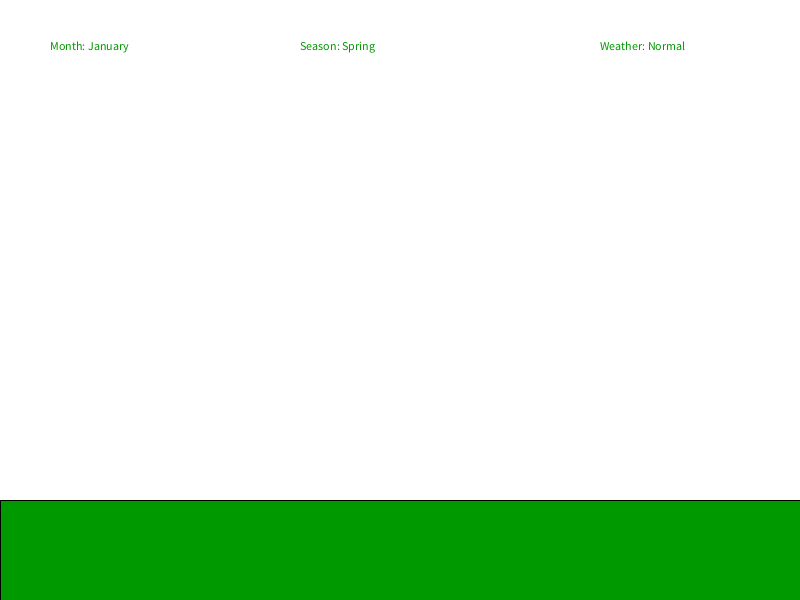
Frame 1 (no input)
Frame 60 (the mouse pressed at the canvas centre just before this capture): identical to frame 1, image omitted
Frame 120 (the mouse held since frame 60 and released just before this capture): identical to frame 1, image omitted

The Processing sketch that drew this single still picture (run headless with seeded random() and noise(); from frame 60 on, the mouse is pressed at the canvas centre):

// Processing sketch: processing_147895
// ── processing_147895.pde

//********Code last edited on 5/14/14**********
//**********REUPLOADED ON 5/17/14************

/*
void keyPressed() {
  if ( Character.isDigit( key ) ) {
    numTrees = 2 * Character.getNumericValue(key);
    if ( numTrees > 0 ) {
      redraw();
    }
  }
}
*/
/*to ensure trees are planted on the ground: 

if(mousePressed == true) {

    line(mouseX, groundLoc, mouseX, groundLoc - 50);//draw a vertical stick

}

*/

String[] months = { "January", "February", "March", "April", "May", "June", "July", "August",
"September", "October", "November", "December" };

String[] seasons = { "Spring", "Spring", "Spring", "Spring", "Summer", "Summer", "Summer", "Autumn", "Autumn",
"Autumn", "Winter", "Winter" };

String[] weather = {"Normal", "Heatwave", "Raining","Snowing" };

/*ArrayList<String> months = new ArrayList<String>();
months.add("January");//spring
months.add("February");//spring
months.add("March");//spring
months.add("April");//spring
months.add("May");//summer
months.add("June");//summer
months.add("July");//summer
months.add("August");//autumn
months.add("September");//autumn
months.add("October");//autumn
months.add("November");//winter
months.add("December");//winter*/


    
final int groundLoc = 500;// the ground lies on y = 500 for planting trees...
String treeTypeToBePlanted = "filler word to be replaced";

PVector endPt;
int endPty;
int distance = 100;//start distance & length of starting trunk

void setup() {  //setup function called initially, only once
  size(800, 600);//width: 800 pixels; height : 600 pixels
  smooth();
   background(255); //default: normal weather condition 
  fill(0, 153,0);
  //fill(102,51,0);//make dirt brown
  rect(0, groundLoc, 800, groundLoc);
  
  text("Month: " + months[0], 50, 50);//default month is january
  text("Season: " + seasons[0], 300, 50 );//default month is spring
  text("Weather: " + weather[0], 600, 50);//default weather is normal
  
  
}

void draw() {  //draw function loops 
 
 
  
  if(keyPressed == true) {
  
      if(key == 'o' || key == 'O' ) {
          //give left mouse button the functionality to plant oak trees
          treeTypeToBePlanted = "plantOakTree";
          //makeHeatWave();
      }
      
      if(key == 'i' || key == 'I') {
          //give left mouse button the functionality to plant pine trees
          treeTypeToBePlanted = "plantPineTree";
      }
      
      if(key == 'p'|| key == 'P') {
          //give left mouse button the functionality to plant pineapple trees
          treeTypeToBePlanted = "plantPineappleTree";
      
      }
      
      if( key == 'm' || key == 'M') {
          //give left mouse button the functionality to plant magical trees
          treeTypeToBePlanted = "plantMagicalTree";
      
      }
      
      if(key == 'b' || key == 'B') {
          //give left mouse button the functionality to plant berry trees
          treeTypeToBePlanted = "plantBerryTree";
      
      }
      
      if(key == 'g' ) {
            
           //growOakTree(1);
           growOakTreeSimple();
            
      }
  }
  
  
  if(mousePressed == true  ) {

      if( treeTypeToBePlanted.equals("plantOakTree") ) {
      
          plantOakTree();
          
      }
      
      if( treeTypeToBePlanted.equals("plantPineTree") ) {
      
          plantPineTree();
          
      }
      
      if( treeTypeToBePlanted.equals("plantPineappleTree") ) {
      
          plantPineappleTree();
          
      }
      
      if( treeTypeToBePlanted.equals("plantMagicalTree") ) {
      
          plantMagicalTree();
          
      }
      
      if( treeTypeToBePlanted.equals("plantBerryTree") ) {
      
          plantBerryTree();
          
      }
    
    
    

  }
  
  
}

void plantOakTree() {

   
   strokeWeight(10);
   stroke(102, 51, 0);
   endPty = groundLoc - distance;
   line(mouseX, groundLoc , mouseX, endPty );//change back to mouseX's later
   endPt = new PVector(mouseX, endPty);
  
}

void growOakTreeSimple() {//more promising than the complex one....

    float endPtXForLeft = endPt.x;
    float endPtyForLeft = endPt.y;
    int distForLeft = distance;//temp variables
    
    line(endPt.x, endPt.y, endPt.x + distance/2 , endPt.y - distance/2 );//can this really work?![branch right]
    endPt.x = endPt.x + distance/2;
    endPt.y = endPt.y - distance/2;
    
    line(endPt.x, endPt.y, endPt.x + distance/2, endPt.y );
    line(endPt.x, endPt.y, endPt.x , endPt.y - distance/2);
    
    
    line(endPtXForLeft, endPtyForLeft, endPtXForLeft - distForLeft/2 , endPtyForLeft - distForLeft/2 );//can this really work?![branch left]
    endPtXForLeft = endPtXForLeft - distForLeft/2;
    endPtyForLeft = endPtyForLeft - distForLeft/2;
    
    
    
    //endPt.x +- distance/2 will make the length of the branch half the length of the branch it is from &   
    // branch 45 degrees left or right   
    
    /*line(endPt.x, endPt.y, endPt.x + distance/2 , endPt.y - distance/2 );//can this really work?![branch right]
    endPt.x = endPt.x + distance/2;
    endPt.y = endPt.y - distance/2;
    distance *= 1.5;
    line(endPt.x, endPt.y, endPt.x - distance/2 , endPt.y - distance/2 );//can this really work?![branch left]
    //these 4 lines of code can create interesting branching patterns...
    
    */
    
     
}

/*int copyBranchLv;
int numRotate;
void growOakTree(int branchLevel) {//more complex version in progress..........

    copyBranchLv = branchLevel;
    numRotate = copyBranchLv;
    
    if(branchLevel == 0 ) {
    
        return;
    }
    
    stroke(102,51,0);//brown
  
    pushMatrix();
    
    translate(endPt.x, endPt.y );//goal move origin to endpoint
    
    for( int i = copyBranchLv; i > numRotate - 1 ; i-- ) {
        rotate(-QUARTER_PI);//rotate counter clockwise
    }
    
    numRotate--;
    
    line(endPt.x, endPt.y, endPt.x, endPt.y - distance/2);//draw line & top line[for now];;  0.5 * endPt.y
    growOakTree(branchLevel - 1);
    popMatrix();
    
    pushMatrix();
    
    numRotate = copyBranchLv;//reset for next loop
    
    translate(endPt.x, endPt.y );
    
    for( int i = copyBranchLv; i > numRotate - 1; i-- ) {
        rotate(QUARTER_PI);//rotate clockwise
    }
    
    numRotate--;
 
    line(endPt.x, endPt.y, endPt.x, endPt.y - distance/2);//draw line
    growOakTree(branchLevel - 1);
    popMatrix();
    
    //growOakTree(branchLevel -1);
    //numRotate = copyBranchLv;
    


}*/


void plantPineTree() {



}

void plantPineappleTree() {


}

void plantMagicalTree() {


}

void plantBerryTree() {



}
